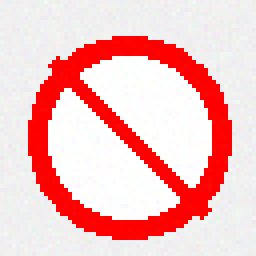
#> input picture datasets/00000/00000_00000.ppm, 64 x 64 px, given in place of the camera (shown 4 times larger)
$ python camshift_object_tracker.py
#> lines starting #> are read from the running program, lines starting #| are printed output that depends on the picture; after the words box and inside, x2 and y2 are one past the last pixel; in counts of white or black regions, pixels touching at a corner belong together
import sys
import cv2
import numpy as np

class ObjectTracker(object):
    def __init__(self):
        # Initialize webcam capture
        self.cap = cv2.VideoCapture(1)
        # Read initial frame
        ret, self.frame = self.cap.read()
#> self.frame is the input picture: shape (64, 64, 3); mean B, G, R 192.1, 192, 247.1
        # Frame scaling factor
        self.scaling_factor = 0.5
        self.frame = cv2.resize(
            self.frame, None,
            fx=self.scaling_factor,
            fy=self.scaling_factor,
            interpolation=cv2.INTER_AREA
        )
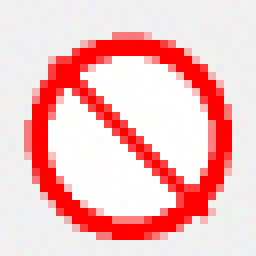
#> self.frame: shape (32, 32, 3) (shown 8 times larger); mean B, G, R 192.2, 192.1, 247.2

        cv2.namedWindow('Object Tracker')
        cv2.setMouseCallback('Object Tracker', self.mouse_event)

        self.selection = None
        self.drag_start = None
        self.tracking_state = 0

    # Handle mouse drag selection
    def mouse_event(self, event, x, y, flags, param):
        x, y = np.int16([x, y])
        # Left mouse button pressed
        if event == cv2.EVENT_LBUTTONDOWN:
            self.drag_start = (x, y)
            self.tracking_state = 0
        # While dragging mouse
        if self.drag_start:
            if flags & cv2.EVENT_FLAG_LBUTTON:
                h, w = self.frame.shape[:2]
                xo, yo = self.drag_start
                x0, y0 = np.maximum(0, np.minimum([xo, yo], [x, y]))
                x1, y1 = np.minimum([w, h], np.maximum([xo, yo], [x, y]))
                self.selection = None
                if x1 - x0 > 0 and y1 - y0 > 0:
                    self.selection = (x0, y0, x1, y1)
            else:
                # Mouse released
                self.drag_start = None
                if self.selection is not None:
                    self.tracking_state = 1

    def start_tracking(self):
        while True:
            ret, self.frame = self.cap.read()
            # Resize frame
            self.frame = cv2.resize(
                self.frame, None,
                fx=self.scaling_factor,
                fy=self.scaling_factor,
                interpolation=cv2.INTER_AREA
            )
            vis = self.frame.copy()
            hsv = cv2.cvtColor(self.frame, cv2.COLOR_BGR2HSV)
#> hsv: shape (32, 32, 3); mean H, S, V 59.2, 56.9, 247.9
            # General mask to remove dark noisy areas
            mask = cv2.inRange(hsv, np.array((0., 60., 32.)), np.array((180., 255., 255.)))
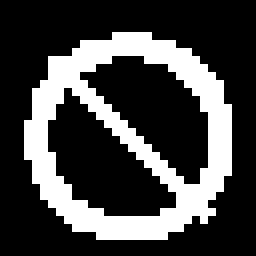
#> mask: shape (32, 32) (shown 8 times larger); 26.9% white; 1 white region, box (x1, y1, x2, y2) and area: (3, 4, 29, 30) 275

            if self.selection:
                x0, y0, x1, y1 = self.selection
                self.track_window = (x0, y0, x1 - x0, y1 - y0)
                hsv_roi = hsv[y0:y1, x0:x1]
                mask_roi = mask[y0:y1, x0:x1]
                # Calculate histogram of selected region
                hist = cv2.calcHist([hsv_roi], [0], mask_roi, [16], [0, 180])
                cv2.normalize(hist, hist, 0, 255, cv2.NORM_MINMAX)
                self.hist = hist.reshape(-1)

                vis_roi = vis[y0:y1, x0:x1]
                cv2.bitwise_not(vis_roi, vis_roi)
                vis[mask == 0] = 0

            if self.tracking_state == 1:
                self.selection = None
                # Histogram back projection
                prob = cv2.calcBackProject([hsv], [0], self.hist, [0, 180], 1)
                prob &= mask
                term_crit = (cv2.TERM_CRITERIA_EPS | cv2.TERM_CRITERIA_COUNT, 10, 1)
                # CAMShift tracking algorithm
                track_box, self.track_window = cv2.CamShift(prob, self.track_window, term_crit)
                # Draw tracking ellipse
                cv2.ellipse(vis, track_box, (0, 255, 0), 2)

            cv2.imshow('Object Tracker', vis)
            c = cv2.waitKey(5)
#> (key Esc is pressed here)
            if c == 27:
                break

        cv2.destroyAllWindows()

if __name__ == '__main__':
    tracker = ObjectTracker()
    tracker.start_tracking()

$ run again, on datasets/00000/00000_00001.ppm
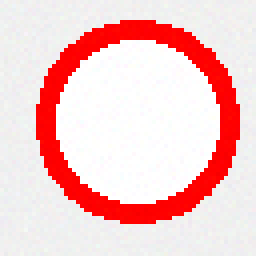
#> input picture datasets/00000/00000_00001.ppm, 64 x 64 px, given in place of the camera (shown 4 times larger)
#> in __init__, self.frame is the input picture: shape (64, 64, 3); mean B, G, R 201.7, 201.7, 247.1
#> in __init__, `self.frame = cv2.resize( self.frame, None, fx=self.scaling_factor, fy=..`:
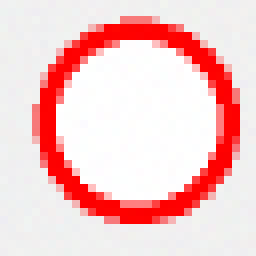
#> self.frame: shape (32, 32, 3) (shown 8 times larger); mean B, G, R 201.8, 201.8, 247.2
#> hsv: shape (32, 32, 3); mean H, S, V 59.4, 47.1, 247.8
#> in start_tracking, `mask = cv2.inRange(hsv, np.array((0., 60., 32.)), np.array((180., 255...`:
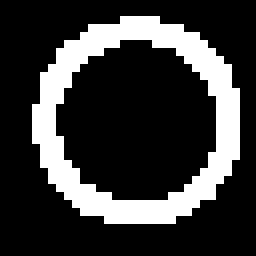
#> mask: shape (32, 32) (shown 8 times larger); 22.5% white; 1 white region, box (x1, y1, x2, y2) and area: (4, 2, 30, 28) 230

$ run again, on datasets/00000/00000_00003.ppm
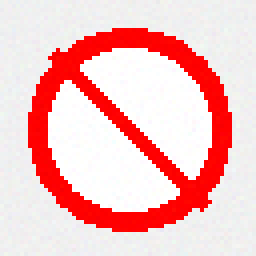
#> input picture datasets/00000/00000_00003.ppm, 64 x 64 px, given in place of the camera (shown 4 times larger)
#> in __init__, self.frame is the input picture: shape (64, 64, 3); mean B, G, R 192.1, 192.1, 247
#> in __init__, `self.frame = cv2.resize( self.frame, None, fx=self.scaling_factor, fy=..`:
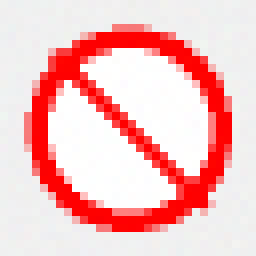
#> self.frame: shape (32, 32, 3) (shown 8 times larger); mean B, G, R 192.2, 192.2, 247.2
#> hsv: shape (32, 32, 3); mean H, S, V 53.9, 56.8, 247.8
#> in start_tracking, `mask = cv2.inRange(hsv, np.array((0., 60., 32.)), np.array((180., 255...`:
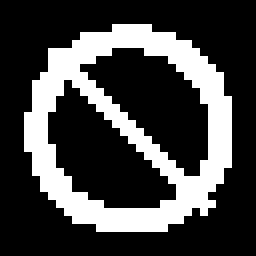
#> mask: shape (32, 32) (shown 8 times larger); 26.9% white; 1 white region, box (x1, y1, x2, y2) and area: (3, 3, 29, 29) 275

$ run again, on datasets/00000/00000_00004.ppm
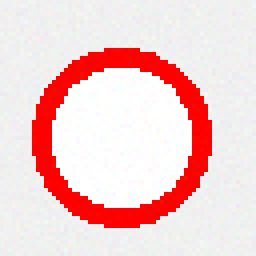
#> input picture datasets/00000/00000_00004.ppm, 64 x 64 px, given in place of the camera (shown 4 times larger)
#> in __init__, self.frame is the input picture: shape (64, 64, 3); mean B, G, R 207.5, 207.5, 245.4
#> in __init__, `self.frame = cv2.resize( self.frame, None, fx=self.scaling_factor, fy=..`:
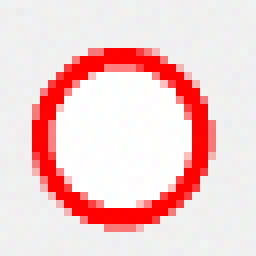
#> self.frame: shape (32, 32, 3) (shown 8 times larger); mean B, G, R 207.7, 207.7, 245.6
#> hsv: shape (32, 32, 3); mean H, S, V 62.9, 39.9, 246.4
#> in start_tracking, `mask = cv2.inRange(hsv, np.array((0., 60., 32.)), np.array((180., 255...`:
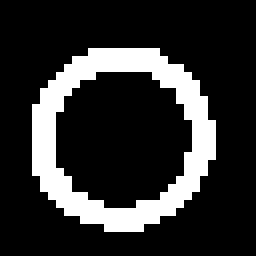
#> mask: shape (32, 32) (shown 8 times larger); 18.7% white; 1 white region, box (x1, y1, x2, y2) and area: (4, 6, 27, 29) 191
